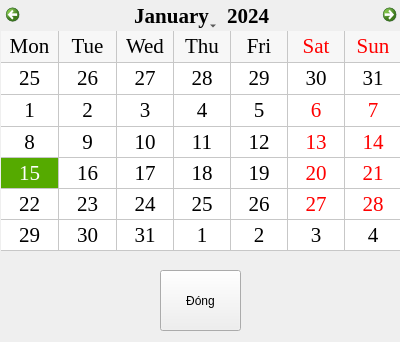
<?xml version="1.0" encoding="UTF-8"?>
<ui version="4.0">
 <class>Calendar</class>
 <widget class="QWidget" name="Calendar">
  <property name="geometry">
   <rect>
    <x>0</x>
    <y>0</y>
    <width>400</width>
    <height>342</height>
   </rect>
  </property>
  <property name="windowTitle">
   <string>Calendar</string>
  </property>
  <property name="windowIcon">
   <iconset resource="pic.qrc">
    <normaloff>:/newPrefix/pic/logo.ico</normaloff>:/newPrefix/pic/logo.ico</iconset>
  </property>
  <widget class="QCalendarWidget" name="calendar">
   <property name="enabled">
    <bool>true</bool>
   </property>
   <property name="geometry">
    <rect>
     <x>1</x>
     <y>0</y>
     <width>401</width>
     <height>251</height>
    </rect>
   </property>
   <property name="minimumSize">
    <size>
     <width>401</width>
     <height>251</height>
    </size>
   </property>
   <property name="maximumSize">
    <size>
     <width>401</width>
     <height>251</height>
    </size>
   </property>
   <property name="font">
    <font>
     <family>Times New Roman</family>
     <pointsize>16</pointsize>
    </font>
   </property>
   <property name="focusPolicy">
    <enum>Qt::StrongFocus</enum>
   </property>
   <property name="styleSheet">
    <string notr="true">color: rgb(0, 0, 0);
selection-background-color: rgb(85, 170, 0);
border-color: rgb(0, 0, 0);</string>
   </property>
   <property name="gridVisible">
    <bool>true</bool>
   </property>
   <property name="horizontalHeaderFormat">
    <enum>QCalendarWidget::ShortDayNames</enum>
   </property>
   <property name="verticalHeaderFormat">
    <enum>QCalendarWidget::NoVerticalHeader</enum>
   </property>
   <property name="navigationBarVisible">
    <bool>true</bool>
   </property>
   <property name="dateEditEnabled">
    <bool>false</bool>
   </property>
  </widget>
  <widget class="QPushButton" name="Confirm">
   <property name="geometry">
    <rect>
     <x>160</x>
     <y>270</y>
     <width>81</width>
     <height>61</height>
    </rect>
   </property>
   <property name="text">
    <string>Đóng</string>
   </property>
  </widget>
 </widget>
 <resources>
  <include location="pic.qrc"/>
 </resources>
 <connections/>
</ui>
